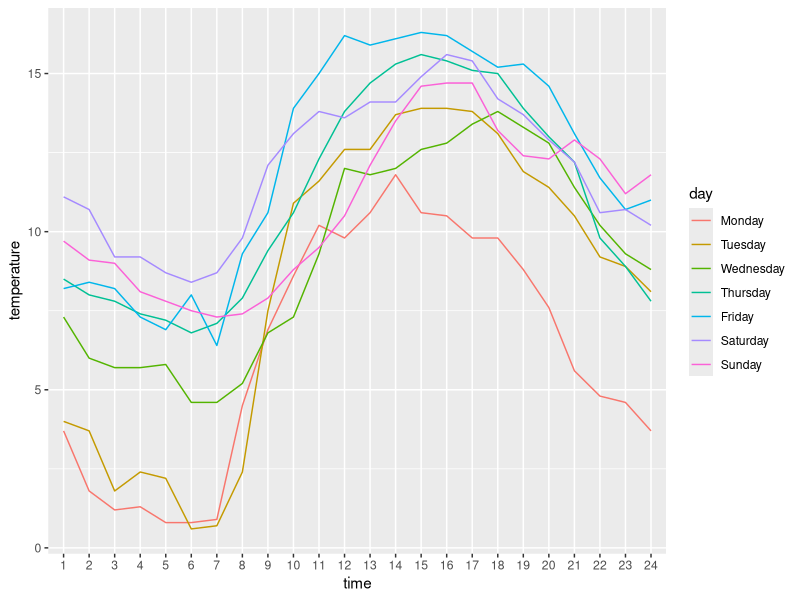
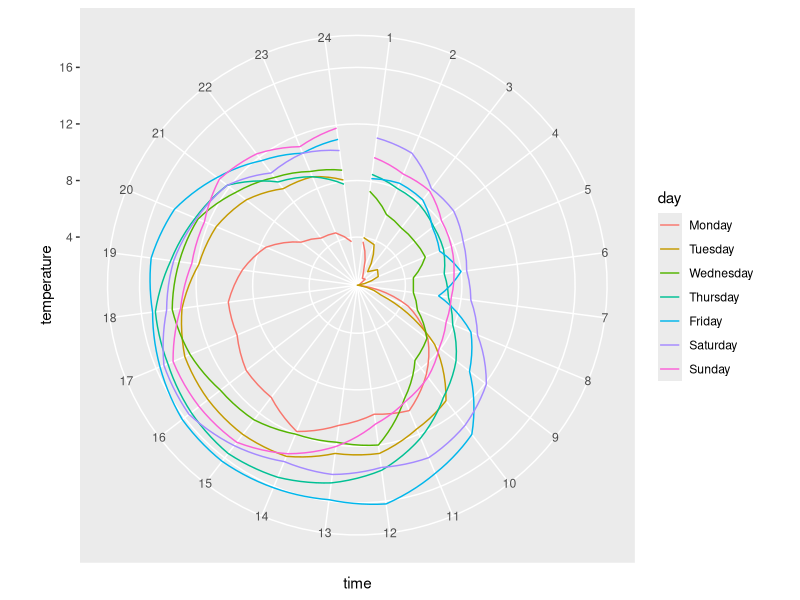
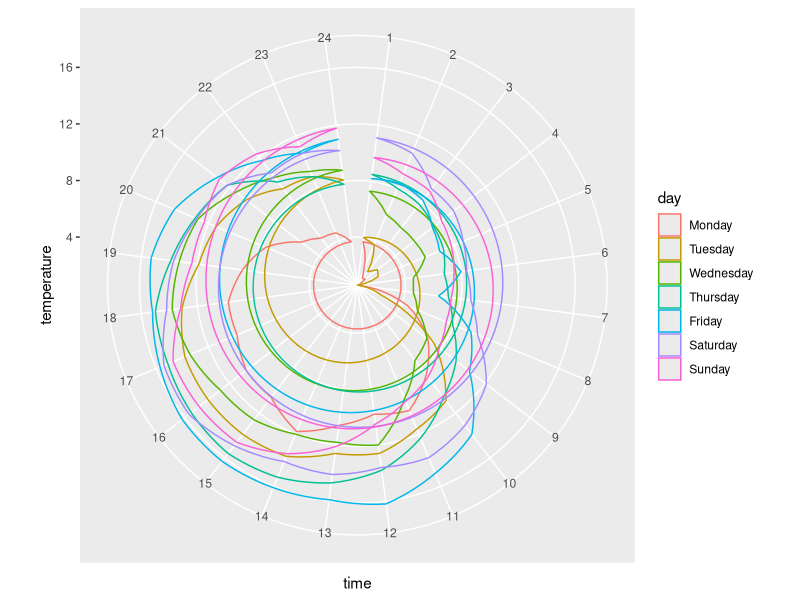
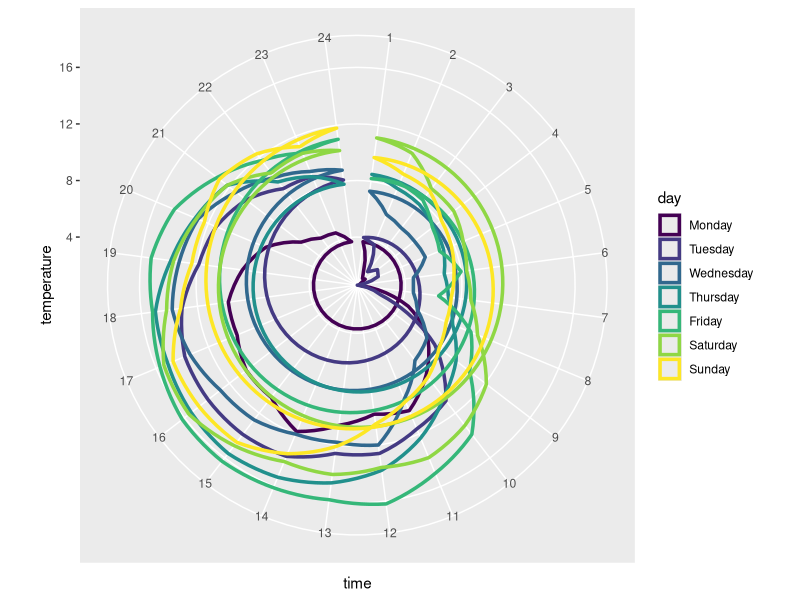

Generate these figures, in order, with R:
## ---- chunk 1
knitr::opts_chunk$set(echo = TRUE, fig.align = "center")

# title: Creating a circular line chart
# author: jonathan
# revised: 4/4/2020

WEB <- c("https://bioceed.uib.no/dropfolder/bioSTATS/Rmd/Visualizing/Multiple/circular-line.html")
GIT <- c("https://github.com/jonathansoule/biostats/blob/master/Visualizing/Multiple/circular-line.Rmd")
library(ggplot2)
week.day <- c("Monday", "Tuesday", "Wednesday", "Thursday", "Friday", "Saturday", "Sunday")
day <- factor(rep(week.day, each = 24), levels = week.day)
time <- factor(rep(1:24, 7), levels = 1:24)
temperature <- c(3.7, 1.8, 1.2, 1.3, 0.8, 0.8, 0.9, 4.5, 6.9, 8.6, 10.2, 9.8, 10.6, 11.8, 10.6, 10.5, 9.8, 9.8, 8.8, 7.6, 5.6, 4.8, 4.6, 3.7, 4.0, 3.7, 1.8, 2.4, 2.2, 0.6, 0.7, 2.4, 7.5, 10.9, 11.6, 12.6, 12.6, 13.7, 13.9, 13.9, 13.8, 13.1, 11.9, 11.4, 10.5, 9.2, 8.9, 8.1, 7.3, 6.0, 5.7, 5.7, 5.8, 4.6, 4.6, 5.2, 6.8, 7.3, 9.3, 12.0, 11.8, 12.0, 12.6, 12.8, 13.4, 13.8, 13.3, 12.8, 11.4, 10.2, 9.3, 8.8, 8.5, 8.0, 7.8, 7.4, 7.2, 6.8, 7.1, 7.9, 9.4, 10.6, 12.3, 13.8, 14.7, 15.3, 15.6, 15.4, 15.1, 15.0, 13.9, 13.0, 12.2, 9.8, 8.9, 7.8, 8.2, 8.4, 8.2, 7.3, 6.9, 8.0, 6.4, 9.3, 10.6, 13.9, 15.0, 16.2, 15.9, 16.1, 16.3, 16.2, 15.7, 15.2, 15.3, 14.6, 13.1, 11.7, 10.7, 11.0, 11.1, 10.7, 9.2, 9.2, 8.7, 8.4, 8.7, 9.8, 12.1, 13.1, 13.8, 13.6, 14.1, 14.1, 14.9, 15.6, 15.4, 14.2, 13.7, 12.9, 12.2, 10.6, 10.7, 10.2, 9.7, 9.1, 9.0, 8.1, 7.8, 7.5, 7.3, 7.4, 7.9, 8.8, 9.5, 10.5, 12.1, 13.5, 14.6, 14.7, 14.7, 13.2, 12.4, 12.3, 12.9, 12.3, 11.2, 11.8)
## ---- chunk 2
# dataframe
df <- data.frame(day, time, temperature)
# structure of the dataframe
str(df)
## ---- chunk 3
ggplot(df, aes(x = time, y = temperature, group = day, color = day)) +
  geom_line()
## ---- chunk 4
ggplot(df, aes(x = time, y = temperature, group = day, color = day)) +
  geom_line() +
  coord_polar()
## ---- chunk 5
ggplot(df, aes(time, temperature, group = day, color = day)) +
  geom_polygon(fill = NA) +
  coord_polar()
## ---- chunk 6
ggplot(df, aes(time, temperature, group = day, color = day)) +
  geom_polygon(size = 1.2, fill = NA) +
  scale_color_viridis_d() +
  coord_polar()
